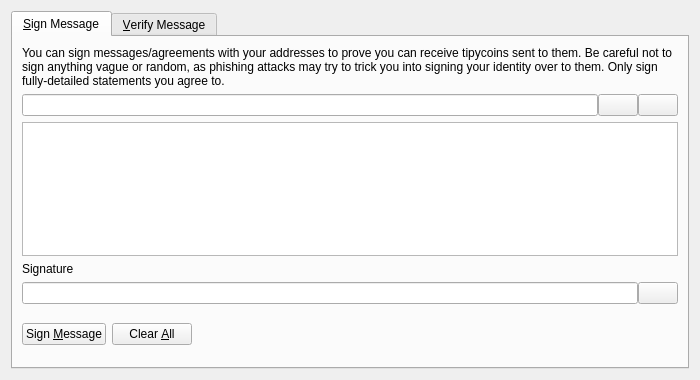
<?xml version="1.0" encoding="UTF-8"?>
<ui version="4.0">
 <class>SignVerifyMessageDialog</class>
 <widget class="QDialog" name="SignVerifyMessageDialog">
  <property name="geometry">
   <rect>
    <x>0</x>
    <y>0</y>
    <width>700</width>
    <height>380</height>
   </rect>
  </property>
  <property name="windowTitle">
   <string>Signatures - Sign / Verify a Message</string>
  </property>
  <property name="modal">
   <bool>true</bool>
  </property>
  <layout class="QVBoxLayout" name="verticalLayout">
   <item>
    <widget class="QTabWidget" name="tabWidget">
     <property name="currentIndex">
      <number>0</number>
     </property>
     <widget class="QWidget" name="tabSignMessage">
      <attribute name="title">
       <string>&amp;Sign Message</string>
      </attribute>
      <layout class="QVBoxLayout" name="verticalLayout_SM">
       <item>
        <widget class="QLabel" name="infoLabel_SM">
         <property name="text">
          <string>You can sign messages/agreements with your addresses to prove you can receive tipycoins sent to them. Be careful not to sign anything vague or random, as phishing attacks may try to trick you into signing your identity over to them. Only sign fully-detailed statements you agree to.</string>
         </property>
         <property name="textFormat">
          <enum>Qt::PlainText</enum>
         </property>
         <property name="wordWrap">
          <bool>true</bool>
         </property>
        </widget>
       </item>
       <item>
        <layout class="QHBoxLayout" name="horizontalLayout_1_SM">
         <property name="spacing">
          <number>0</number>
         </property>
         <item>
          <widget class="QValidatedLineEdit" name="addressIn_SM">
           <property name="toolTip">
            <string>The Tipycoin address to sign the message with</string>
           </property>
          </widget>
         </item>
         <item>
          <widget class="QPushButton" name="addressBookButton_SM">
           <property name="toolTip">
            <string>Choose previously used address</string>
           </property>
           <property name="text">
            <string/>
           </property>
           <property name="icon">
            <iconset resource="../bitcoin.qrc">
             <normaloff>:/icons/address-book</normaloff>:/icons/address-book</iconset>
           </property>
           <property name="shortcut">
            <string>Alt+A</string>
           </property>
           <property name="autoDefault">
            <bool>false</bool>
           </property>
          </widget>
         </item>
         <item>
          <widget class="QPushButton" name="pasteButton_SM">
           <property name="toolTip">
            <string>Paste address from clipboard</string>
           </property>
           <property name="text">
            <string/>
           </property>
           <property name="icon">
            <iconset resource="../bitcoin.qrc">
             <normaloff>:/icons/editpaste</normaloff>:/icons/editpaste</iconset>
           </property>
           <property name="shortcut">
            <string>Alt+P</string>
           </property>
           <property name="autoDefault">
            <bool>false</bool>
           </property>
          </widget>
         </item>
        </layout>
       </item>
       <item>
        <widget class="QPlainTextEdit" name="messageIn_SM">
         <property name="toolTip">
          <string>Enter the message you want to sign here</string>
         </property>
        </widget>
       </item>
       <item>
        <widget class="QLabel" name="signatureLabel_SM">
         <property name="text">
          <string>Signature</string>
         </property>
         <property name="textFormat">
          <enum>Qt::PlainText</enum>
         </property>
        </widget>
       </item>
       <item>
        <layout class="QHBoxLayout" name="horizontalLayout_2_SM">
         <property name="spacing">
          <number>0</number>
         </property>
         <item>
          <widget class="QLineEdit" name="signatureOut_SM">
           <property name="font">
            <font>
             <italic>true</italic>
            </font>
           </property>
           <property name="readOnly">
            <bool>true</bool>
           </property>
          </widget>
         </item>
         <item>
          <widget class="QPushButton" name="copySignatureButton_SM">
           <property name="toolTip">
            <string>Copy the current signature to the system clipboard</string>
           </property>
           <property name="text">
            <string/>
           </property>
           <property name="icon">
            <iconset resource="../bitcoin.qrc">
             <normaloff>:/icons/editcopy</normaloff>:/icons/editcopy</iconset>
           </property>
           <property name="autoDefault">
            <bool>false</bool>
           </property>
          </widget>
         </item>
        </layout>
       </item>
       <item>
        <layout class="QHBoxLayout" name="horizontalLayout_3_SM">
         <item>
          <widget class="QPushButton" name="signMessageButton_SM">
           <property name="toolTip">
            <string>Sign the message to prove you own this Tipycoin address</string>
           </property>
           <property name="text">
            <string>Sign &amp;Message</string>
           </property>
           <property name="icon">
            <iconset resource="../bitcoin.qrc">
             <normaloff>:/icons/edit</normaloff>:/icons/edit</iconset>
           </property>
           <property name="autoDefault">
            <bool>false</bool>
           </property>
          </widget>
         </item>
         <item>
          <widget class="QPushButton" name="clearButton_SM">
           <property name="toolTip">
            <string>Reset all sign message fields</string>
           </property>
           <property name="text">
            <string>Clear &amp;All</string>
           </property>
           <property name="icon">
            <iconset resource="../bitcoin.qrc">
             <normaloff>:/icons/remove</normaloff>:/icons/remove</iconset>
           </property>
           <property name="autoDefault">
            <bool>false</bool>
           </property>
          </widget>
         </item>
         <item>
          <spacer name="horizontalSpacer_1_SM">
           <property name="orientation">
            <enum>Qt::Horizontal</enum>
           </property>
           <property name="sizeHint" stdset="0">
            <size>
             <width>40</width>
             <height>48</height>
            </size>
           </property>
          </spacer>
         </item>
         <item>
          <widget class="QLabel" name="statusLabel_SM">
           <property name="font">
            <font>
             <weight>75</weight>
             <bold>true</bold>
            </font>
           </property>
           <property name="text">
            <string/>
           </property>
           <property name="wordWrap">
            <bool>true</bool>
           </property>
          </widget>
         </item>
         <item>
          <spacer name="horizontalSpacer_2_SM">
           <property name="orientation">
            <enum>Qt::Horizontal</enum>
           </property>
           <property name="sizeHint" stdset="0">
            <size>
             <width>40</width>
             <height>48</height>
            </size>
           </property>
          </spacer>
         </item>
        </layout>
       </item>
      </layout>
     </widget>
     <widget class="QWidget" name="tabVerifyMessage">
      <attribute name="title">
       <string>&amp;Verify Message</string>
      </attribute>
      <layout class="QVBoxLayout" name="verticalLayout_VM">
       <item>
        <widget class="QLabel" name="infoLabel_VM">
         <property name="text">
          <string>Enter the receiver's address, message (ensure you copy line breaks, spaces, tabs, etc. exactly) and signature below to verify the message. Be careful not to read more into the signature than what is in the signed message itself, to avoid being tricked by a man-in-the-middle attack. Note that this only proves the signing party receives with the address, it cannot prove sendership of any transaction!</string>
         </property>
         <property name="textFormat">
          <enum>Qt::PlainText</enum>
         </property>
         <property name="alignment">
          <set>Qt::AlignLeading|Qt::AlignLeft|Qt::AlignTop</set>
         </property>
         <property name="wordWrap">
          <bool>true</bool>
         </property>
        </widget>
       </item>
       <item>
        <layout class="QHBoxLayout" name="horizontalLayout_1_VM">
         <property name="spacing">
          <number>0</number>
         </property>
         <item>
          <widget class="QValidatedLineEdit" name="addressIn_VM">
           <property name="toolTip">
            <string>The Tipycoin address the message was signed with</string>
           </property>
          </widget>
         </item>
         <item>
          <widget class="QPushButton" name="addressBookButton_VM">
           <property name="toolTip">
            <string>Choose previously used address</string>
           </property>
           <property name="text">
            <string/>
           </property>
           <property name="icon">
            <iconset resource="../bitcoin.qrc">
             <normaloff>:/icons/address-book</normaloff>:/icons/address-book</iconset>
           </property>
           <property name="shortcut">
            <string>Alt+A</string>
           </property>
           <property name="autoDefault">
            <bool>false</bool>
           </property>
          </widget>
         </item>
        </layout>
       </item>
       <item>
        <widget class="QPlainTextEdit" name="messageIn_VM"/>
       </item>
       <item>
        <widget class="QValidatedLineEdit" name="signatureIn_VM"/>
       </item>
       <item>
        <layout class="QHBoxLayout" name="horizontalLayout_2_VM">
         <item>
          <widget class="QPushButton" name="verifyMessageButton_VM">
           <property name="toolTip">
            <string>Verify the message to ensure it was signed with the specified Tipycoin address</string>
           </property>
           <property name="text">
            <string>Verify &amp;Message</string>
           </property>
           <property name="icon">
            <iconset resource="../bitcoin.qrc">
             <normaloff>:/icons/transaction_0</normaloff>:/icons/transaction_0</iconset>
           </property>
           <property name="autoDefault">
            <bool>false</bool>
           </property>
          </widget>
         </item>
         <item>
          <widget class="QPushButton" name="clearButton_VM">
           <property name="toolTip">
            <string>Reset all verify message fields</string>
           </property>
           <property name="text">
            <string>Clear &amp;All</string>
           </property>
           <property name="icon">
            <iconset resource="../bitcoin.qrc">
             <normaloff>:/icons/remove</normaloff>:/icons/remove</iconset>
           </property>
           <property name="autoDefault">
            <bool>false</bool>
           </property>
          </widget>
         </item>
         <item>
          <spacer name="horizontalSpacer_1_VM">
           <property name="orientation">
            <enum>Qt::Horizontal</enum>
           </property>
           <property name="sizeHint" stdset="0">
            <size>
             <width>40</width>
             <height>48</height>
            </size>
           </property>
          </spacer>
         </item>
         <item>
          <widget class="QLabel" name="statusLabel_VM">
           <property name="font">
            <font>
             <weight>75</weight>
             <bold>true</bold>
            </font>
           </property>
           <property name="text">
            <string/>
           </property>
           <property name="wordWrap">
            <bool>true</bool>
           </property>
          </widget>
         </item>
         <item>
          <spacer name="horizontalSpacer_2_VM">
           <property name="orientation">
            <enum>Qt::Horizontal</enum>
           </property>
           <property name="sizeHint" stdset="0">
            <size>
             <width>40</width>
             <height>48</height>
            </size>
           </property>
          </spacer>
         </item>
        </layout>
       </item>
      </layout>
     </widget>
    </widget>
   </item>
  </layout>
 </widget>
 <customwidgets>
  <customwidget>
   <class>QValidatedLineEdit</class>
   <extends>QLineEdit</extends>
   <header>qt/qvalidatedlineedit.h</header>
  </customwidget>
 </customwidgets>
 <resources>
  <include location="../bitcoin.qrc"/>
 </resources>
 <connections/>
</ui>
